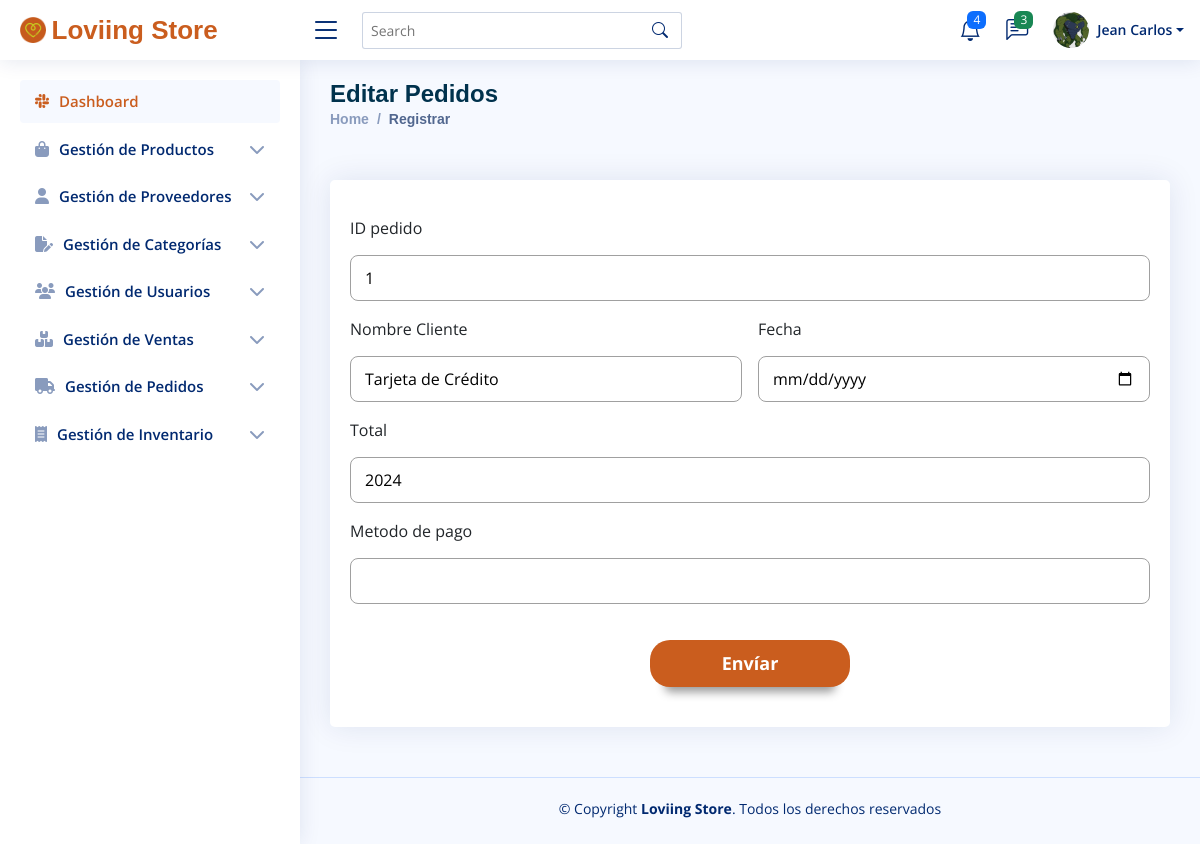
The page /Views/Administrador/editarPedidos.php?id_pedido=1 (signed in) on the database its author committed.
### tables this page shows
CREATE TABLE `tbl_usuarios` (
  `id_usuario` int(11) NOT NULL,
  `nombre_usuario` varchar(100) DEFAULT NULL,
  `genero` varchar(50) DEFAULT NULL,
  `fecha_nacimiento` date DEFAULT NULL,
  `tipo_documento` varchar(50) DEFAULT NULL,
  `num_documento` varchar(50) DEFAULT NULL,
  `email_usuario` varchar(50) DEFAULT NULL,
  `clave_usuario` varchar(250) DEFAULT NULL,
  `rol_usuario` varchar(50) DEFAULT NULL,
  `estado_usuario` varchar(10) DEFAULT NULL,
  `foto_usuario` varchar(255) DEFAULT NULL,
  `fecha_creacion` date DEFAULT NULL
);

CREATE TABLE `tbl_pedidos` (
  `id_pedido` int(11) NOT NULL,
  `cod_cliente` int(11) NOT NULL,
  `fecha_pedido` date NOT NULL,
  `total` float NOT NULL,
  `cod_metodo_pago` int(11) NOT NULL
);

### Models/consultasAdmin.php (called while the page is built, shortened)
<?php
require_once ('conexionBd.php');
class ConsultasAdmin
{
    public function consultarUser($idUser)
    {
        $sql = "SELECT * FROM tbl_usuarios WHERE id_usuario = :idUser";
        $objConexionBd = new ConexionBd();
        $conexion = $objConexionBd->getConexion();
        $result = $conexion->prepare($sql);
        $result->bindParam(":idUser", $idUser);
        $result->execute();
        $f = $result->fetch();
        return $f;
    }
}

### Models/conexionBd.php (called while the page is built)
<?php
class ConexionBd
{
    public function getConexion()
    {
        $host = "";
        $dbName = "loviing store";
        $user = "root";
        $pass = "";
        $conexion = new PDO("mysql:host=$host;dbname=$dbName;", $user, $pass);
        return $conexion;
    }
}

### Models/consultasPedidos.php (called while the page is built, shortened)
<?php
require_once(__DIR__ . '/prepararConsulta.php');
class ConsultasPedidos
{
    public $objPrepararConsulta;
    public function __construct()
    {
        $this->objPrepararConsulta = new PrepararConsulta();
    }
    public function consultarPedidoPorId($id_pedido)
    {
        $consulta = "SELECT
        p.id_pedido,
        u.nombre_usuario AS nombre_cliente,
        p.fecha_pedido,
        p.total,
        m.nombre_metodo AS metodo_pago
        FROM
        tbl_pedidos p
        JOIN
        tbl_usuarios u ON p.cod_cliente = u.id_usuario
        JOIN
        tbl_metodo_pago m ON p.cod_metodo_pago = m.id_metodo
        WHERE p.id_pedido = :id_pedido";
        $bindValues = [':id_pedido' => $id_pedido];
        $result = $this->objPrepararConsulta->prepararConsulta($consulta, $bindValues);
        return $result->fetch();
    }
}

### Models/prepararConsulta.php (called while the page is built, shortened)
<?php
require_once (__DIR__ . '/conexionBd.php');
class PrepararConsulta
{
    public $conexion;
    public function __construct()
    {
        $this->objConexionBD = new ConexionBd();
        $this->conexion = $this->objConexionBD->getConexion();
    }
    public function prepararConsulta($consulta, $bindValues)
    {
        $consultaPreparada = $this->conexion->prepare($consulta);
        if (!$bindValues == 0) {
            foreach ($bindValues as $key => $value) {
                $consultaPreparada->bindValue($key, $value);
            }
        }
        $consultaPreparada->execute();
        return $consultaPreparada;
    }
}

### Views/Administrador/editarPedidos.php (the view, shortened to what this page needs)
<?php
require_once ('../../Controllers/Administrador/mostrarInfoUser.php');
?>
<!DOCTYPE html>
<html lang="en">
<head>
  <link rel="stylesheet" href="https://cdnjs.cloudflare.com/ajax/libs/font-awesome/6.5.1/css/all.min.css">
  <link href="../Dashboard/assets/vendor/bootstrap/css/bootstrap.min.css" rel="stylesheet">
  <link href="../Dashboard/assets/vendor/bootstrap-icons/bootstrap-icons.css" rel="stylesheet">
  <link href="../Dashboard/assets/vendor/boxicons/css/boxicons.min.css" rel="stylesheet">
  <link href="../Dashboard/assets/vendor/quill/quill.snow.css" rel="stylesheet">
  <link href="../Dashboard/assets/vendor/quill/quill.bubble.css" rel="stylesheet">
  <link href="../Dashboard/assets/vendor/remixicon/remixicon.css" rel="stylesheet">
  <link href="../Dashboard/assets/vendor/simple-datatables/style.css" rel="stylesheet">
  <link
    href="https://cdn.datatables.net/v/bs5/jq-3.7.0/jszip-3.10.1/dt-2.0.3/b-3.0.1/b-html5-3.0.1/b-print-3.0.1/datatables.min.css"
    rel="stylesheet">
  <link href="../Dashboard/assets/css/style.css" rel="stylesheet">
  <link href="../Dashboard/assets/css/styleformularios.css" rel="stylesheet">
  <link href="../Dashboard/assets/css/styleRegistros.css" rel="stylesheet">
</head>
<body>
  <?php
  cargarHeaderAdmin();
  ?>
  <?php
  cargarMenuAdmin();
  ?>
  <main id="main" class="main">
    <div class="pagetitle">
      <h1>Editar Pedidos</h1>
      <nav>
        <ol class="breadcrumb">
          <li class="breadcrumb-item"><a href="home.php">Home</a></li>
          <li class="breadcrumb-item active">Registrar</li>
        </ol>
      </nav>
    </div>
    <section class="section dashboard">
      <div class="card">
        <div class="card-body">
          <?php
          if (isset($_GET["id_pedido"])) {
              $id_pedido = $_GET["id_pedido"];
              formularioEditarPedidos($id_pedido);
          } else {
              echo "ID de pedido no proporcionado.";
          }
          ?>
        </div>
      </div>
    </section>
  </main>
  <?php
  cargarFooterAdmin();
  ?>
</body>
</html>
<?php
function formularioEditarPedidos($id_pedido)
{
  $objPrepararConsulta = new ConsultasPedidos(new PrepararConsulta());
  $tablaPedido = $objPrepararConsulta->consultarPedidoPorId($id_pedido);
  if ($tablaPedido) {
    echo '
      <form action="../../Controllers/Administrador/editarPedido.php" class="form" method="post" enctype="multipart/form-data">
        <div class="row g-3 formulario">
          <div class="col-md-12">
            <label for="id_pedido">ID pedido</label> <br>
            <input type="text" id="id_pedido" name="id_pedido" class="input" value="' . $tablaPedido["id_pedido"] . '" required readonly>
          </div>
          <div class="col-md-6">
            <label for="nombre_usuario">Nombre Cliente</label> <br>
            <input type="text" id="nombre_usuario" name="nombre_usuario" class="input" value="' . $tablaPedido["nombre_cliente"] . '" required>
          </div>
          <div class="col-md-6">
            <label for="Fecha_pedido">Fecha</label> <br>
            <input type="date" id="Fecha_pedido" name="Fecha_pedido" class="input" value="' . $tablaPedido["fecha_pedido"] . '" required><br>
          </div>
          <div class="col-md-12">
            <label for="total_pedido">Total</label> <br>
            <input type="number" id="total_pedido" name="total_pedido" class="input" value="' . $tablaPedido["total"] . '" required><br>
          </div>
          <div class="col-md-12">
            <label for="metodo_pago">Metodo de pago</label> <br>
            <input type="text" id="metodo_pago" name="metodo_pago" class="input" value="' . $tablaPedido["metodo_pago"] . '" required><br>
          </div>
          <div class="text-center">
            <button type="submit" class="form-button">Envíar</button>
          </div>
        </div>
      </form>';
  } else {
    echo "No se encontró el pedido.";
  }
}
?>

### Controllers/Administrador/mostrarInfoUser.php (shortened to what this page needs)
<?php
require_once ('../../Models/consultasAdmin.php');
function cargarHeaderAdmin()
{
  echo '
  <header id="header" class="header fixed-top d-flex align-items-center">
    <div class="d-flex align-items-center justify-content-between">
      <a href="home.php" class="logo d-flex align-items-center">
        <img src="../Dashboard/assets/img/favicon.png" alt="">
        <span class="d-none d-lg-block logo_ls">Loviing Store</span>
      </a>
      <i class="bi bi-list toggle-sidebar-btn"></i>
    </div>
    <div class="search-bar">
      <form class="search-form d-flex align-items-center" method="POST" action="#">
        <input type="text" name="query" placeholder="Search" title="Enter search keyword">
        <button type="submit" title="Search"><i class="bi bi-search"></i></button>
      </form>
    </div>
    <nav class="header-nav ms-auto">
      <ul class="d-flex align-items-center">
        <li class="nav-item dropdown">
          <a class="nav-link nav-icon" href="#" data-bs-toggle="dropdown">
            <i class="bi bi-bell"></i>
            <span class="badge bg-primary badge-number">4</span>
          </a>
        </li>
        <li class="nav-item dropdown">
          <a class="nav-link nav-icon" href="#" data-bs-toggle="dropdown">
            <i class="bi bi-chat-left-text"></i>
            <span class="badge bg-success badge-number">3</span>
          </a>
        </li>
        ';
  cargarPerfilAdmin();
  echo '
      </ul>
    </nav>
  </header>
  ';
}
function cargarPerfilAdmin()
{
  $idUser = $_SESSION["idUser"];
  $objConsultasAdmin = new ConsultasAdmin();
  $f = $objConsultasAdmin->consultarUser($idUser);
  echo '
        <li class="nav-item dropdown pe-3">
          <a class="nav-link nav-profile d-flex align-items-center pe-0" href="#" data-bs-toggle="dropdown">
            <img src="../../Uploads/Usuarios/' . $f["foto_usuario"] . '" alt="Profile" class="rounded-circle" >
            <span class="d-none d-md-block dropdown-toggle ps-2">' . $f["nombre_usuario"] . '</span>
          </a>
          <ul class="dropdown-menu dropdown-menu-end dropdown-menu-arrow profile">
            <li class="dropdown-header">
              <h6>' . $f["nombre_usuario"] . '</h6>
              <span>' . $f["rol_usuario"] . '</span>
            </li>
            <li>
              <hr class="dropdown-divider">
            </li>
            <li>
              <a class="dropdown-item d-flex align-items-center" href="userProfileAdmin.php">
                <i class="bi bi-person"></i>
                <span>Mi perfil</span>
              </a>
            </li>
            <li>
              <hr class="dropdown-divider">
            </li>
            <li>
              <a class="dropdown-item d-flex align-items-center" href="users-profile.html">
                <i class="bi bi-gear"></i>
                <span>Configuración</span>
              </a>
            </li>
            <li>
              <hr class="dropdown-divider">
            </li>
            <li>
              <a class="dropdown-item d-flex align-items-center" href="pages-faq.html">
                <i class="bi bi-question-circle"></i>
                <span>¿Necesitas Ayuda?</span>
              </a>
            </li>
            <li>
              <hr class="dropdown-divider">
            </li>
            <li>
              <a class="dropdown-item d-flex align-items-center" href="../../Controllers/cerrarSesion.php">
                <i class="bi bi-box-arrow-right"></i>
                <span>Cerrar Sesión</span>
              </a>
            </li>
          </ul>
        </li>
    ';
}
function cargarMenuAdmin()
{
  ?>
  <aside id="sidebar" class="sidebar">
    <ul class="sidebar-nav" id="sidebar-nav">
      <li class="nav-item">
        <a class="nav-link " href="home.php">
          <i class="fa-brands fa-slack"></i>
          <span>Dashboard</span>
        </a>
      </li>
      <li class="nav-item">
        <a class="nav-link collapsed" data-bs-target="#GestionProductos-nav" data-bs-toggle="collapse" href="#">
          <i class="fa-solid fa-bag-shopping"></i>
          <span>Gestión de Productos</span><i class=" fa-solid fa-chevron-down ms-auto"></i>
        </a>
      </li>
      <li class="nav-item">
        <a class="nav-link collapsed" data-bs-target="#formacion-nav" data-bs-toggle="collapse" href="#">
          <i class="fa-solid fa-user"></i>
          <span>Gestión de Proveedores</span><i class="fa-solid fa-chevron-down ms-auto"></i>
        </a>
      </li>
      <li class="nav-item">
        <a class="nav-link collapsed" data-bs-target="#GestionCategorias-nav" data-bs-toggle="collapse" href="#">
          <i class="fa-solid fa-file-pen"></i>
          <span>Gestión de Categorías</span><i class="fa-solid fa-chevron-down ms-auto"></i>
        </a>
      </li>
      <li class="nav-item">
        <a class="nav-link collapsed" data-bs-target="#GestionUsuarios-nav" data-bs-toggle="collapse" href="#">
          <i class="fa-solid fa-users"></i>
          <span>Gestión de Usuarios</span><i class="fa-solid fa-chevron-down ms-auto"></i>
        </a>
      </li>
      <li class="nav-item">
        <a class="nav-link collapsed" data-bs-target="#GestionVentas-nav" data-bs-toggle="collapse" href="#">
          <i class="fa-solid fa-boxes-stacked"></i>
          <span>Gestión de Ventas</span><i class="fa-solid fa-chevron-down ms-auto"></i>
        </a>
      </li>
      <li class="nav-item">
        <a class="nav-link collapsed" data-bs-target="#Pedidos-nav" data-bs-toggle="collapse" href="#">
          <i class="fa-solid fa-truck"></i>
          <span>Gestión de Pedidos</span><i class="fa-solid fa-chevron-down ms-auto"></i>
        </a>
      </li>
      <li class="nav-item">
        <a class="nav-link collapsed" data-bs-target="#Inventario-nav" data-bs-toggle="collapse" href="#">
          <i class="fa-solid fa-receipt"></i>
          <span>Gestión de Inventario</span><i class="fa-solid fa-chevron-down ms-auto"></i>
        </a>
      </li>
  </aside>
  <?php
}
function cargarFooterAdmin()
{
  echo '
  <footer id="footer" class="footer">
    <div class="copyright">
      &copy; Copyright <strong><span>Loviing Store</span></strong>. Todos los derechos reservados
    </div>
    <div class="credits">
    </div>
  </footer>
  ';
}

### rows shown on the page
tbl_usuarios: foto_usuario (picture), nombre_usuario "Jean Carlos"
tbl_pedidos: id_pedido "1", nombre_usuario "Tarjeta de Crédito", total_pedido "2024"
